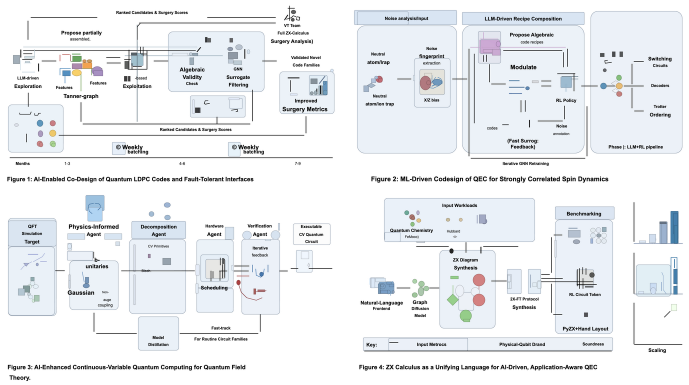
#> input picture ccb_pipeline_improved_b.drawio.png, 1378 x 770 px (shown at 1/2 size); its folder holds only this picture in this run
$ python icon_extractor.py ccb_pipeline_improved_b.drawio.png out
#> lines starting #> are read from the running program, lines starting #| are printed output that depends on the picture; after the words box and inside, x2 and y2 are one past the last pixel; in counts of white or black regions, pixels touching at a corner belong together
"""Icon extraction: auto-detect bounding boxes from icon sheets, extract RGBA PNGs.

Usage (Python):
    from icon_extractor import extract_icons
    icons, err = extract_icons("input.png", "output_dir/")

Usage (CLI):
    python icon_extractor.py input.png [output_dir]
"""

import os
import re
import base64
import io
from dataclasses import dataclass, field
from typing import List, Optional, Tuple, TypeVar

import cv2
import numpy as np
from PIL import Image

try:
    import vtracer
    HAS_VTRACER = True
except ImportError:
    HAS_VTRACER = False

# ---------------------------------------------------------------------------
# Inline error helpers (replaces figtool.errors)
# ---------------------------------------------------------------------------
T = TypeVar("T")
Result = Tuple[Optional[T], Optional[str]]


def ok(value):
    return (value, None)


def fail(msg):
    return (None, msg)


# ---------------------------------------------------------------------------
# Data classes
# ---------------------------------------------------------------------------
@dataclass
class IconInfo:
    """Extracted icon metadata."""
    name: str
    x: int
    y: int
    w: int
    h: int
    png_path: str = ""
    svg_path: str = ""
    thumbnail_b64: str = ""


@dataclass
class BBox:
    """Bounding box for an icon region."""
    x: int
    y: int
    w: int
    h: int
    name: str = ""


UPSCALE = 3


# ---------------------------------------------------------------------------
# Grid detection
# ---------------------------------------------------------------------------
def _detect_icon_grid(gray: np.ndarray, min_cells: int = 4) -> Optional[List[BBox]]:
    """Detect if image is a regular grid of icons. Returns grid cells if found."""
    h, w = gray.shape

    content = (255 - gray).astype(float)
    content[content < 30] = 0

    row_proj = np.sum(content, axis=1)
    col_proj = np.sum(content, axis=0)

    ks = max(3, min(h, w) // 100)
    if ks % 2 == 0:
        ks += 1
    row_smooth = np.convolve(row_proj, np.ones(ks) / ks, mode='same')
    col_smooth = np.convolve(col_proj, np.ones(ks) / ks, mode='same')

    def find_splits(proj, length):
        best = []
        for gap_thresh in [0.05, 0.10, 0.15, 0.20]:
            threshold = np.max(proj) * gap_thresh
            is_gap = proj < threshold
            raw_gaps = []
            in_gap = False
            gap_start = 0
            for i in range(length):
                if is_gap[i] and not in_gap:
                    gap_start = i
                    in_gap = True
                elif not is_gap[i] and in_gap:
                    raw_gaps.append((gap_start, i))
                    in_gap = False
            merge_dist = length * 0.08
            merged = []
            for s, e in raw_gaps:
                if merged and s - merged[-1][1] < merge_dist:
                    merged[-1] = (merged[-1][0], e)
                else:
                    merged.append((s, e))
            splits = [(s + e) // 2 for s, e in merged if e - s >= 3]
            if len(splits) > len(best):
                best = splits
        return best

    row_splits = find_splits(row_smooth, h)
    col_splits = find_splits(col_smooth, w)

    if len(col_splits) >= 2 and len(row_splits) < 1:
        col_bounds_tmp = [0] + col_splits + [w]
        avg_cell_w = (col_bounds_tmp[-1] - col_bounds_tmp[0]) / len(col_splits)
        expected_rows = max(1, round(h / avg_cell_w))
        if expected_rows >= 2:
            row_step = h / expected_rows
            row_splits = [int(row_step * i) for i in range(1, expected_rows)]

    if len(row_splits) < 1 or len(col_splits) < 1:
        return None

    def build_bounds(splits, total):
        bounds = [0] + splits + [total]
        min_size = total / (len(splits) + 1) * 0.3
        while len(bounds) > 2 and bounds[1] - bounds[0] < min_size:
            bounds = bounds[1:]
        while len(bounds) > 2 and bounds[-1] - bounds[-2] < min_size:
            bounds = bounds[:-1]
        return bounds

    row_bounds = build_bounds(row_splits, h)
    col_bounds = build_bounds(col_splits, w)
    n_rows = len(row_bounds) - 1
    n_cols = len(col_bounds) - 1

    if n_rows * n_cols < min_cells:
        return None

    row_sizes = [row_bounds[i + 1] - row_bounds[i] for i in range(n_rows)]
    col_sizes = [col_bounds[i + 1] - col_bounds[i] for i in range(n_cols)]
    if max(row_sizes) > 2.5 * min(row_sizes) or max(col_sizes) > 2.5 * min(col_sizes):
        return None

    cells = []
    for r in range(n_rows):
        for c in range(n_cols):
            x = col_bounds[c]
            y = row_bounds[r]
            cw = col_bounds[c + 1] - x
            ch = row_bounds[r + 1] - y
            cell_content = content[y:y + ch, x:x + cw]
            if np.sum(cell_content > 0) > 100:
                cells.append(BBox(x=x, y=y, w=cw, h=ch))

    return cells if len(cells) >= min_cells else None


# ---------------------------------------------------------------------------
# Bounding box detection
# ---------------------------------------------------------------------------
def auto_detect_boxes(
    image_path: str,
    min_area: int = 2500,
    min_dim: int = 30,
    dilation_kernel: int = 10,
    dilation_iters: int = 2,
    white_thresh: int = 230,
) -> Result[List[BBox]]:
    """Auto-detect icon bounding boxes from an image with white background."""
#> called with image_path = 'ccb_pipeline_improved_b.drawio.png', min_area = 2500, min_dim = 30, dilation_kernel = 10, dilation_iters = 2, white_thresh = 230
    img = cv2.imread(image_path)
#> img is the input picture: shape (770, 1378, 3); mean B, G, R 241.6, 238.8, 236.2
    if img is None:
        return fail(f"Cannot read image: {image_path}")

    gray = cv2.cvtColor(img, cv2.COLOR_BGR2GRAY)

    grid_boxes = _detect_icon_grid(gray)
#> in _detect_icon_grid, `content = (255 - gray).astype(float)`:
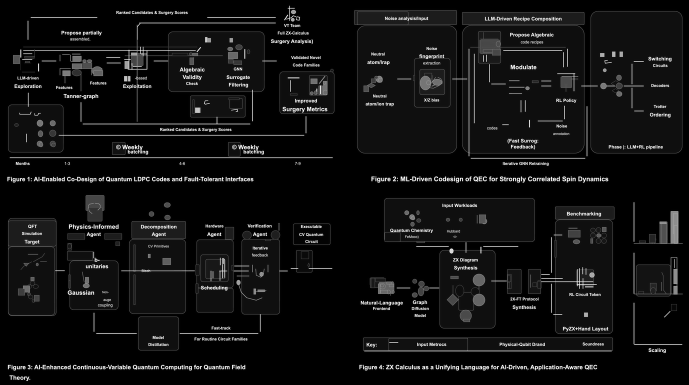
#> content: shape (770, 1378) float64 (shown at 1/2 size); min 0, max 255, mean 16.7
#> in _detect_icon_grid, `row_proj = np.sum(content, axis=1)`: row_proj = 770 values, max 161801 at index 315, min 0 at index 0, mean 15531.6
#> in _detect_icon_grid, `col_proj = np.sum(content, axis=0)`: col_proj = 1378 values, max 45851 at index 948, min 0 at index 0, mean 8678.8
#> in _detect_icon_grid, `row_smooth = np.convolve(row_proj, np.ones(ks) / ks, mode='same')`: row_smooth = 770 values, max 110022.3 at index 359, min 0 at index 0, mean 15531.6
#> in _detect_icon_grid, `col_smooth = np.convolve(col_proj, np.ones(ks) / ks, mode='same')`: col_smooth = 1378 values, max 19061.3 at index 935, min 0 at index 0, mean 8678.8
#> the loop in find_splits, `for gap_thresh in [0.05, 0.10, 0.15, 0.20]:` made 4 passes
#> threshold on passes 1 to 4: 5501.1, 11002.2, 16503.3, 22004.5
#> after the loop in find_splits, `for gap_thresh in [0.05, 0.10, 0.15, 0.20]:`: best = [30, 329, 675]
#> the loop in find_splits (call 2), `for gap_thresh in [0.05, 0.10, 0.15, 0.20]:` made 4 passes
#> threshold on passes 1 to 4: 953.1, 1906.1, 2859.2, 3812.3
#> in _detect_icon_grid, `col_splits = find_splits(col_smooth, w)`: col_splits = [6, 687, 1305]
#> in build_bounds, `bounds = [0] + splits + [total]`: bounds = [0, 30, 329, 675, 770]
#> in build_bounds, `min_size = total / (len(splits) + 1) * 0.3`: min_size = 57.75
#> the loop in build_bounds, `while len(bounds) > 2 and bounds[1] - bounds[0] < min_size:` made 1 pass
#> bounds on pass 1: [30, 329, 675, 770]
#> in _detect_icon_grid, `row_bounds = build_bounds(row_splits, h)`: row_bounds = [30, 329, 675, 770]
#> the loop in build_bounds (call 2), `while len(bounds) > 2 and bounds[1] - bounds[0] < min_size:` made 1 pass
#> bounds on pass 1: [6, 687, 1305, 1378]
#> the loop in build_bounds (call 2), `while len(bounds) > 2 and bounds[-1] - bounds[-2] < min_size:` made 1 pass
#> in _detect_icon_grid, `col_bounds = build_bounds(col_splits, w)`: col_bounds = [6, 687, 1305]
#> in _detect_icon_grid, `n_rows = len(row_bounds) - 1`: n_rows = 3
#> in _detect_icon_grid, `n_cols = len(col_bounds) - 1`: n_cols = 2
#> in _detect_icon_grid, `row_sizes = [row_bounds[i + 1] - row_bounds[i] for i in range(n_rows)]`: row_sizes = [299, 346, 95]
#> in _detect_icon_grid, `col_sizes = [col_bounds[i + 1] - col_bounds[i] for i in range(n_cols)]`: col_sizes = [681, 618]
    if grid_boxes is not None:
        for i, b in enumerate(grid_boxes):
            b.name = f"icon_{i+1:02d}"
        return ok(grid_boxes)

    _, thresh = cv2.threshold(gray, white_thresh, 255, cv2.THRESH_BINARY_INV)
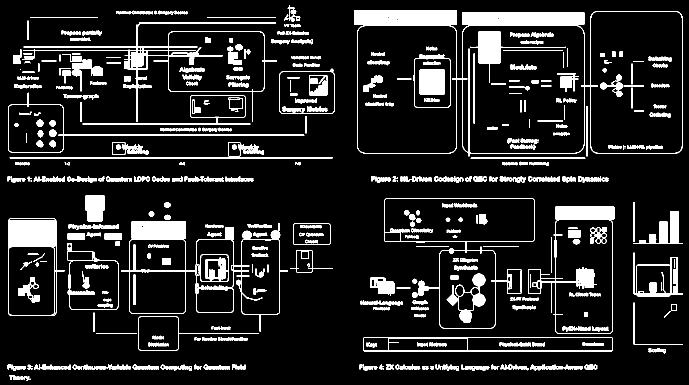
#> thresh: shape (770, 1378) (shown at 1/2 size); 11.7% white; 481 white regions (36 under 20 px), largest, box (x1, y1, x2, y2) and area: (714, 22, 1365, 313) 9601, (708, 20, 914, 50) 6063, (16, 436, 130, 632) 5777
    kernel = np.ones((dilation_kernel, dilation_kernel), np.uint8)
    dilated = cv2.dilate(thresh, kernel, iterations=dilation_iters)
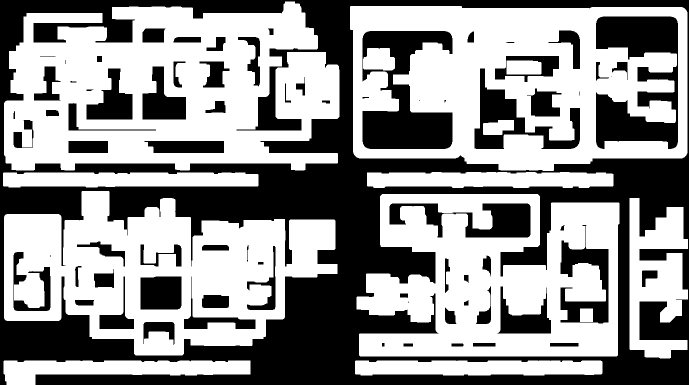
#> dilated: shape (770, 1378) (shown at 1/2 size); 57.5% white; 75 black regions (7 under 20 px)
    contours, _ = cv2.findContours(dilated, cv2.RETR_EXTERNAL, cv2.CHAIN_APPROX_SIMPLE)
#> contours = 9 contours; largest, box (x1, y1, x2, y2) and area: (700, 12, 1375, 342) 205958, (8, 3, 679, 341) 177800, (8, 382, 675, 711) 143312, (713, 388, 1239, 713) 140357, (1259, 396, 1376, 717) 22710

    boxes = []
    for c in contours:
        x, y, w, h = cv2.boundingRect(c)
        if w * h >= min_area and w >= min_dim and h >= min_dim:
            boxes.append(BBox(x=x, y=y, w=w, h=h))
#> this loop made 9 passes
#> (x, y, w, h) on passes 1 to 9: (710, 721, 495, 30), (7, 721, 494, 49), (1259, 396, 117, 321), (713, 388, 526, 325), (8, 382, 667, 329), (6, 345, 511, 30), (734, 344, 493, 32), (700, 12, 675, 330), (8, 3, 671, 338)
#> after the loop, boxes = 9 items

    if boxes:
        avg_h = sum(b.h for b in boxes) / len(boxes)
#> avg_h = 198.2
        row_tolerance = avg_h * 0.5
#> row_tolerance = 99.11
        boxes.sort(key=lambda b: (round(b.y / row_tolerance), b.x))

    for i, b in enumerate(boxes):
        b.name = f"icon_{i+1:02d}"
#> this loop made 9 passes
#> b.name on passes 1 to 9: 'icon_01', 'icon_02', 'icon_03', 'icon_04', 'icon_05', 'icon_06', 'icon_07', 'icon_08', 'icon_09'

    return ok(boxes)


# ---------------------------------------------------------------------------
# Icon extraction
# ---------------------------------------------------------------------------
def extract_icon_rgba(
    img_bgr: np.ndarray,
    x: int, y: int, w: int, h: int,
    padding: int = 6,
    bg_mode: str = "white",
) -> Optional[Image.Image]:
    """Extract an icon region as RGBA with transparent background."""
    ih, iw = img_bgr.shape[:2]
    x1 = max(0, x - padding)
    y1 = max(0, y - padding)
    x2 = min(iw, x + w + padding)
    y2 = min(ih, y + h + padding)

    if x2 <= x1 or y2 <= y1:
        return None

    roi = img_bgr[y1:y2, x1:x2].copy()
    roi_rgb = cv2.cvtColor(roi, cv2.COLOR_BGR2RGB)
    pil_img = Image.fromarray(roi_rgb).convert("RGBA")
    data = np.array(pil_img)

    r, g, b = data[:, :, 0], data[:, :, 1], data[:, :, 2]

    if bg_mode == "auto":
        corners = [data[0, 0, :3], data[0, -1, :3], data[-1, 0, :3], data[-1, -1, :3]]
        avg_corner = np.mean(corners, axis=0)
        if avg_corner[1] > avg_corner[0] and avg_corner[1] > avg_corner[2] and avg_corner[1] > 200:
            bg_mode = "green"
        else:
            bg_mode = "white"

    if bg_mode == "green":
        bg_mask = (r > 200) & (g > 210) & (b > 190) & (g >= r) & (g >= b)
    else:
        bg_mask = (r > 240) & (g > 240) & (b > 240)

    data[:, :, 3] = np.where(bg_mask, 0, 255)

    if bg_mode == "white":
        near_bg = (r > 215) & (g > 215) & (b > 215) & ~bg_mask
        avg = (r.astype(int) + g.astype(int) + b.astype(int)) / 3
        alpha = np.clip((240 - avg) * (255 / 25), 0, 255).astype(np.uint8)
        data[:, :, 3] = np.where(near_bg, alpha, data[:, :, 3])

    return Image.fromarray(data)


def trim_transparent(img: Image.Image) -> Image.Image:
    """Trim transparent borders."""
    data = np.array(img)
    alpha = data[:, :, 3]
    rows = np.any(alpha > 0, axis=1)
    cols = np.any(alpha > 0, axis=0)
    if not rows.any() or not cols.any():
        return img
    rmin, rmax = np.where(rows)[0][[0, -1]]
    cmin, cmax = np.where(cols)[0][[0, -1]]
    rmin = max(0, rmin - 1)
    cmin = max(0, cmin - 1)
    rmax = min(data.shape[0] - 1, rmax + 1)
    cmax = min(data.shape[1] - 1, cmax + 1)
    return Image.fromarray(data[rmin:rmax + 1, cmin:cmax + 1])


# ---------------------------------------------------------------------------
# SVG conversion (optional)
# ---------------------------------------------------------------------------
# [53 lines left out: functions convert_to_svg, _fix_svg, not called in this run]


# ---------------------------------------------------------------------------
# Thumbnails
# ---------------------------------------------------------------------------
def make_thumbnail_b64(img: Image.Image, max_size: int = 128) -> str:
    """Create a base64-encoded PNG thumbnail."""
    thumb = img.copy()
    thumb.thumbnail((max_size, max_size), Image.LANCZOS)
    buf = io.BytesIO()
    thumb.save(buf, format="PNG")
    return base64.b64encode(buf.getvalue()).decode()


# ---------------------------------------------------------------------------
# Main extraction pipeline
# ---------------------------------------------------------------------------
def extract_icons(
    image_path: str,
    output_dir: str,
    boxes: Optional[List[BBox]] = None,
    bg_mode: str = "auto",
    make_svg: bool = False,
) -> Result[List[IconInfo]]:
    """Extract icons from an image.

    Args:
        image_path: Path to source image
        output_dir: Directory for output PNG files
        boxes: Manual bounding boxes (auto-detect if None)
        bg_mode: Background removal mode ("white", "green", "auto")
        make_svg: Whether to generate SVG via vtracer (default False)

    Returns:
        (list of IconInfo, None) on success, (None, error_string) on failure
    """
    os.makedirs(output_dir, exist_ok=True)

    img = cv2.imread(image_path)
    if img is None:
        return fail(f"Cannot read image: {image_path}")

    h, w = img.shape[:2]

    if boxes is None:
        boxes, err = auto_detect_boxes(image_path)
        if err:
            return fail(err)

    icons = []
    for i, box in enumerate(boxes):
        bx = max(0, min(box.x, w - 1))
        by = max(0, min(box.y, h - 1))
        bw = min(box.w, w - bx)
        bh = min(box.h, h - by)

        name = box.name or f"icon_{i+1:02d}"

        rgba = extract_icon_rgba(img, bx, by, bw, bh, padding=6, bg_mode=bg_mode)
        if rgba is None:
            continue

        rgba = trim_transparent(rgba)

        png_path = os.path.join(output_dir, f"{name}.png")
        rgba.save(png_path)

        thumb_b64 = make_thumbnail_b64(rgba)

        svg_path = ""
        if make_svg:
            svg_out = os.path.join(output_dir, f"{name}.svg")
            result, err = convert_to_svg(png_path, svg_out)
            if result:
                svg_path = svg_out

        icons.append(IconInfo(
            name=name,
            x=bx, y=by, w=rgba.size[0], h=rgba.size[1],
            png_path=png_path,
            svg_path=svg_path,
            thumbnail_b64=thumb_b64,
        ))

    return ok(icons)


# ---------------------------------------------------------------------------
# CLI
# ---------------------------------------------------------------------------
if __name__ == "__main__":
    import sys

    if len(sys.argv) < 2:
        print("Usage: python icon_extractor.py <image> [output_dir]")
        sys.exit(1)

    img_path = sys.argv[1]
    out_dir = sys.argv[2] if len(sys.argv) > 2 else "icons_output"

    print(f"Input:  {img_path}")
    print(f"Output: {out_dir}")
    print()

    print("Detecting icons...")
    boxes, err = auto_detect_boxes(img_path)
#> boxes = 9 items
    if err:
        print(f"ERROR: {err}")
        sys.exit(1)
    print(f"Found {len(boxes)} icon regions")
#| Found 9 icon regions

    print("Extracting PNGs...")
    icons, err = extract_icons(img_path, out_dir, boxes, make_svg=False)
#> in extract_icons, `bx = max(0, min(box.x, w - 1))`: bx = 8
#> in extract_icons, `by = max(0, min(box.y, h - 1))`: by = 3
#> in extract_icons, `bw = min(box.w, w - bx)`: bw = 671
#> in extract_icons, `bh = min(box.h, h - by)`: bh = 338
#> in extract_icons, `name = box.name or f"icon_{i+1:02d}"`: name = 'icon_01'
#> in extract_icon_rgba, `x1 = max(0, x - padding)`: x1 = 2
#> in extract_icon_rgba, `y1 = max(0, y - padding)`: y1 = 0
#> in extract_icon_rgba, `x2 = min(iw, x + w + padding)`: x2 = 685
#> in extract_icon_rgba, `y2 = min(ih, y + h + padding)`: y2 = 347
#> in extract_icon_rgba, `r, g, b = data[:, :, 0], data[:, :, 1], data[:, :, 2]`:
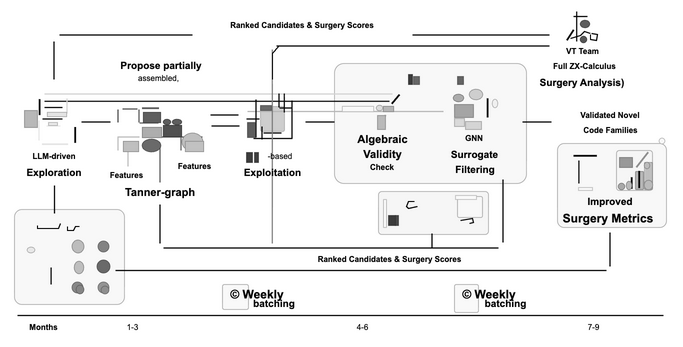
#> b: shape (347, 683); min 0, max 255, mean 240.2
#> in extract_icon_rgba, `corners = [data[0, 0, :3], data[0, -1, :3], data[-1, 0, :3], data[-1, ..`: corners = [[255, 255, 255], [255, 255, 255], [255, 255, 255], [255, 255, 255]]
#> in extract_icon_rgba, `avg_corner = np.mean(corners, axis=0)`: avg_corner = [255, 255, 255]
#> in extract_icon_rgba, `bg_mask = (r > 240) & (g > 240) & (b > 240)`: bg_mask: shape (347, 683) bool; 71.7% white; 67 black regions (2 under 20 px), largest, box (x1, y1, x2, y2) and area: (42, 45, 552, 244) 27153, (14, 185, 607, 305) 12009, (557, 137, 667, 228) 9012
#> in extract_icon_rgba, `near_bg = (r > 215) & (g > 215) & (b > 215) & ~bg_mask`: near_bg: shape (347, 683) bool; 18.6% white; 871 white regions (842 under 20 px), largest, box (x1, y1, x2, y2) and area: (335, 64, 526, 183) 19157, (15, 210, 124, 304) 9063, (558, 144, 666, 227) 6058
#> in extract_icon_rgba, `alpha = np.clip((240 - avg) * (255 / 25), 0, 255).astype(np.uint8)`:
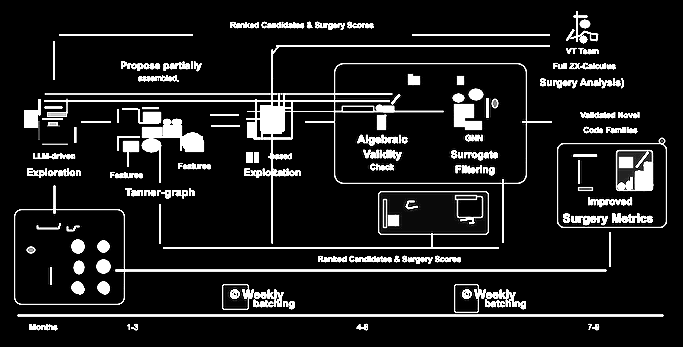
#> alpha: shape (347, 683); min 0, max 255, mean 28.8
#> in extract_icon_rgba, `data[:, :, 3] = np.where(near_bg, alpha, data[:, :, 3])`:
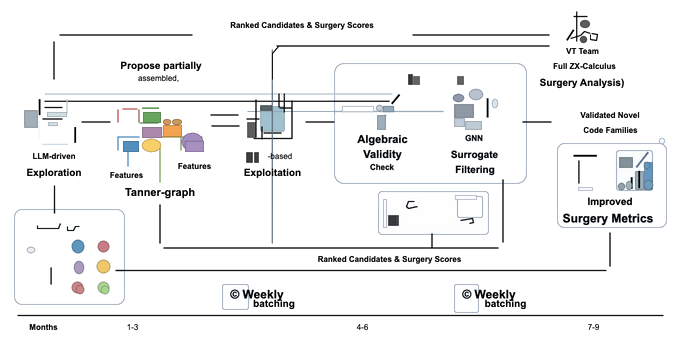
#> data: shape (347, 683, 4); mean R, G, B, A 237.3, 238.8, 240.2, 28.9; transparent parts drawn white
#> in trim_transparent, `rmin, rmax = np.where(rows)[0][[0, -1]]`: rmin = 11; rmax = 330
#> in trim_transparent, `cmin, cmax = np.where(cols)[0][[0, -1]]`: cmin = 14; cmax = 666
#> in trim_transparent, `rmin = max(0, rmin - 1)`: rmin = 10
#> in trim_transparent, `cmin = max(0, cmin - 1)`: cmin = 13
#> in trim_transparent, `rmax = min(data.shape[0] - 1, rmax + 1)`: rmax = 331
#> in trim_transparent, `cmax = min(data.shape[1] - 1, cmax + 1)`: cmax = 667
#> in make_thumbnail_b64, `thumb.thumbnail((max_size, max_size), Image.LANCZOS)`:
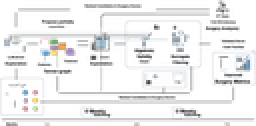
#> thumb: PIL image 128x63 RGBA (shown 2 times larger); mean R, G, B, A 78.3, 80, 81.3, 34.7; transparent parts drawn white
#> icons = 9 items
    if err:
        print(f"ERROR: {err}")
        sys.exit(1)

    print(f"\nExtracted {len(icons)} icons:")
#| Extracted 9 icons:
    for ic in icons:
        print(f"  {ic.name}: {ic.w}x{ic.h}")
#> this loop made 9 passes
#|   icon_01: 655x322
#|   icon_02: 659x314
#|   icon_03: 495x14
#|   icon_04: 477x16
#|   icon_05: 651x313
#|   icon_06: 510x309
#|   icon_07: 101x305
#|   icon_08: 478x35
#> (further printed lines are left out)
